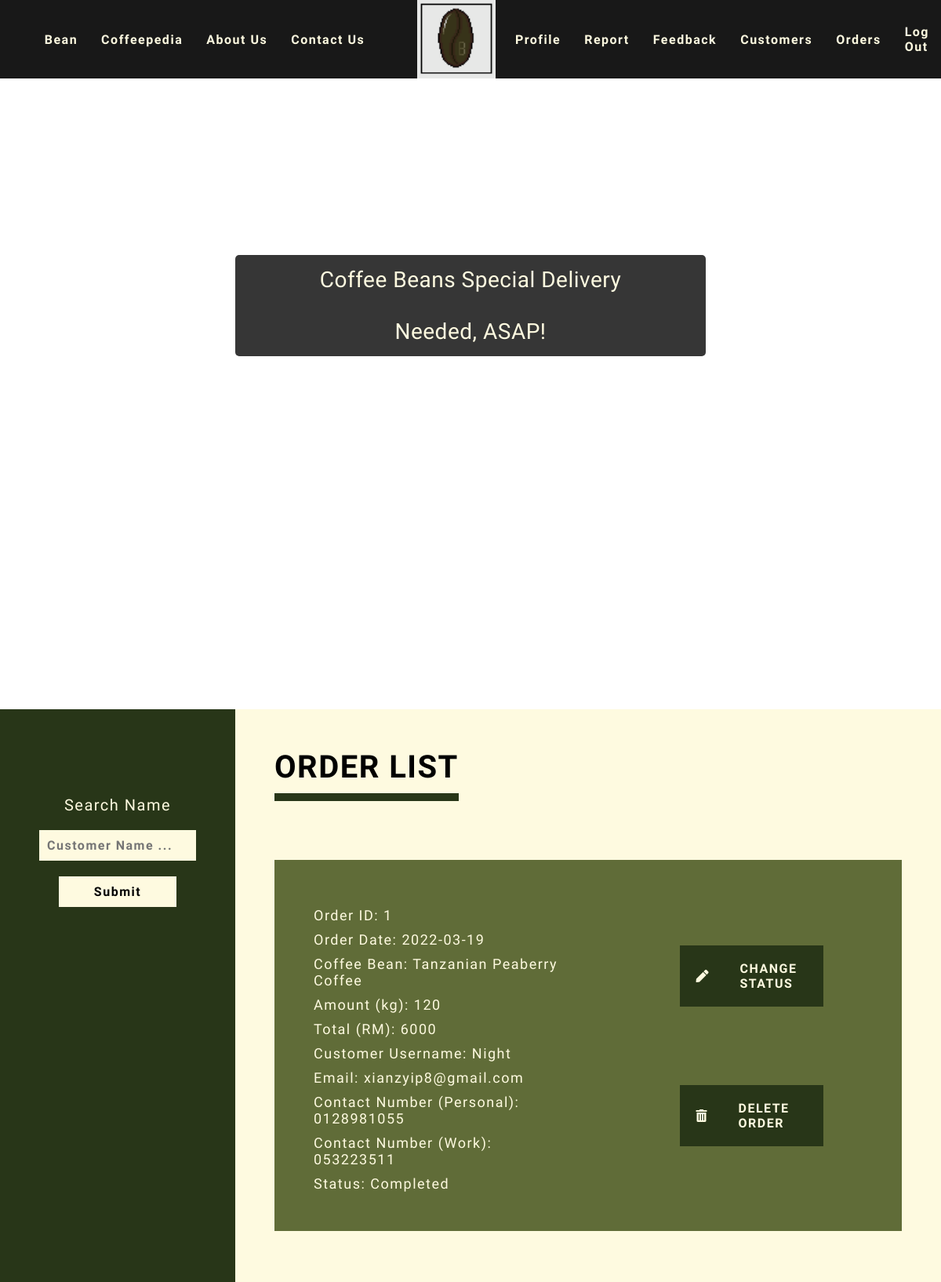
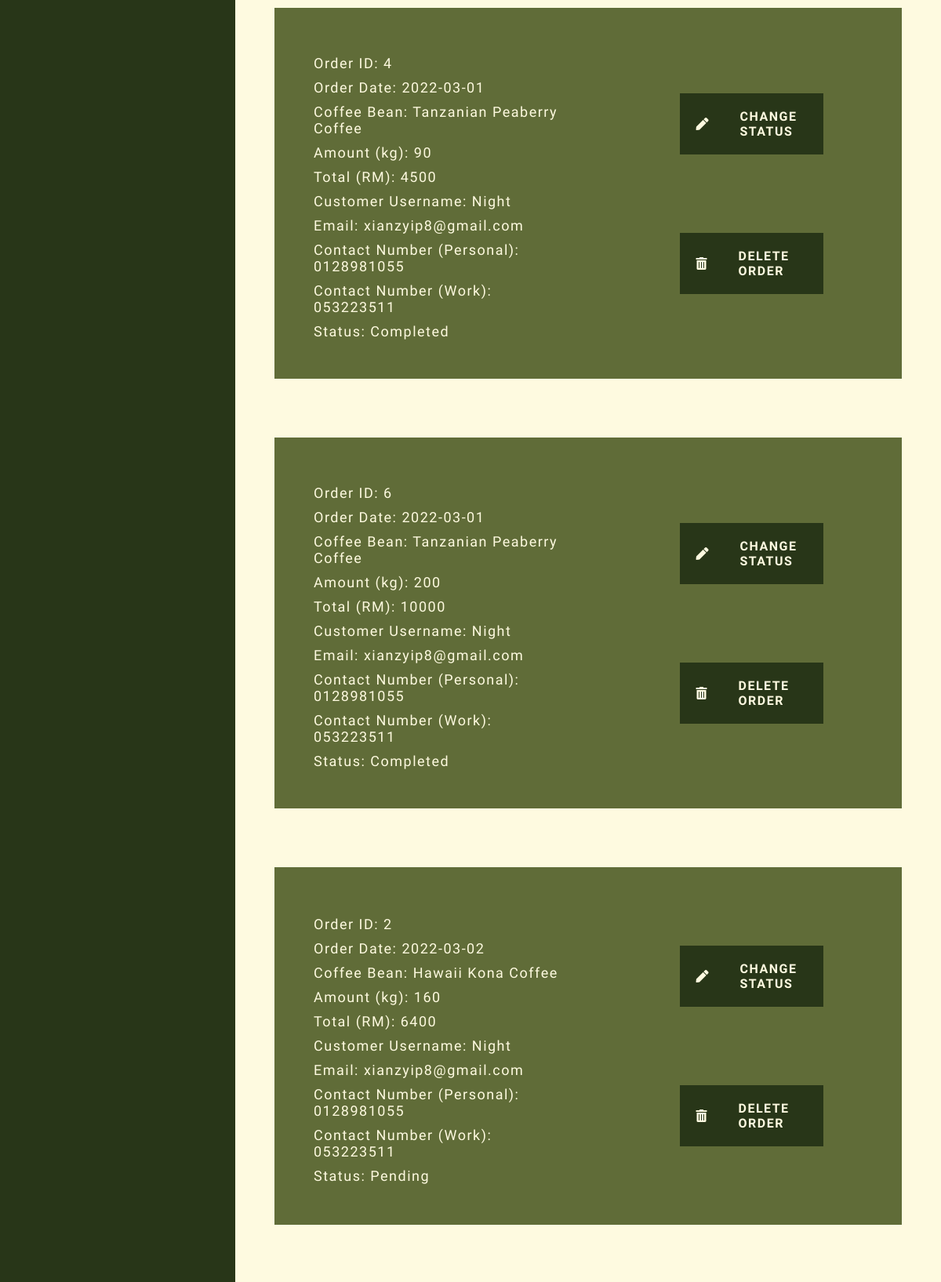
Page /php/checkorder.php (upper part) on the committed database (2 pictures, top to bottom).
### tables this page shows
CREATE TABLE IF NOT EXISTS `customer_order` (
  `Order_ID` int(255) NOT NULL AUTO_INCREMENT,
  `Customer_ID` int(255) NOT NULL,
  `Bean_ID` int(255) NOT NULL,
  `Coffee_Bean` text NOT NULL,
  `Amount` int(255) NOT NULL,
  `Price_Per_kg` int(255) NOT NULL,
  `Total` int(255) NOT NULL,
  `Status` text NOT NULL,
  `Order_Date` varchar(255) NOT NULL,
  `Subscription_When_Order` text,
  PRIMARY KEY (`Order_ID`),
  KEY `Customer_ID` (`Customer_ID`),
  KEY `Bean_ID` (`Bean_ID`)
);

CREATE TABLE IF NOT EXISTS `customer` (
  `Customer_ID` int(255) NOT NULL AUTO_INCREMENT,
  `Username` varchar(255) NOT NULL,
  `Email` varchar(255) NOT NULL,
  `Password` varchar(255) NOT NULL,
  `Company_Contact` varchar(255) NOT NULL,
  `Personal_Contact` varchar(255) NOT NULL,
  `Subscription` text,
  PRIMARY KEY (`Customer_ID`)
);

### php/checkorder.php (the view, shortened to what this page needs)
<!DOCTYPE html>
<html>
    <head>
        <link rel = "stylesheet" href = "../css/checkorder.css">
        <link rel = "stylesheet" href = "https://use.fontawesome.com/releases/v5.15.4/css/all.css">
        <link rel = "stylesheet" href = "https://use.fontawesome.com/releases/v5.15.4/css/v4-shims.css">
    </head>
    <body>
        <div class="nav-bar">
            <div class="nav-bar-left">
                <h3><a href="bean.html">Bean</a></h3>
                <h3><a href="coffeepedia_c.html">Coffeepedia</a></h3>
                <h3><a href="aboutus.html">About Us</a></h3>
                <h3><a href="contactus.html">Contact Us</a></h3>
            </div>
            <div class="nav-bar-logo">
                <a href="home.html"><img src="../img/BeanBrosLogo1.png"></a>
            </div>
            <div class="nav-bar-right">
                <h3><a href="adminprofile.html">Profile</a></h3>
                <h3><a href="monthlyreport.html">Report</a></h3>
                <h3><a href="checkfeedback.html">Feedback</a></h3>
                <h3><a href="checkcustomer.html">Customers</a></h3>
                <h3><a href="checkorder.html">Orders</a></h3>
                <h3>Log Out</h3>
            </div>
        </div>
        <div class="admin-order-list-page">
            <div class="admin-order-list-parallax-group">
                <div class="admin-order-list-parallax-back">
                    <div class="aolb-image-container">
                    </div>
                </div>
                <div class="admin-order-list-parallax-base">
                    <div class="quote-container">
                        <p>Coffee Beans Special Delivery<br><br>Needed, ASAP!</p>
                    </div>
                    <div class="admin-order-list-container">
                        <div class="admin-order-list-right">
                            <form method="POST">
                                <label>Search Name</label>
                                <input type="text" placeholder="Customer Name ..." name="searchName">
                                <input type="submit" name="search">
                            </form>
                            <?php
                                include("conn.php");
                                $searchName = "";
                                $searchResult = mysqli_query($con, "SELECT * FROM customer c, coffee_bean b, customer_order co
                                WHERE c.Username LIKE '%$searchName%' AND c.Customer_ID = co.Customer_ID AND b.Bean_ID = co.Bean_ID
                                ORDER BY co.Status = 'Pending';");
                            ?>
                        </div>
                        <div class="admin-order-list-left">
                            <div class="admin-order-list-title">
                                <h2>Order List</h2>
                            </div>
                            <div class="all-admin-order-list-container">
                                <?php
                                    while($row = mysqli_fetch_assoc($searchResult))
                                    {
                                        $displayOrder = '
                                        <div class="order-list">
                                            <div class="order-information">
                                                <p>Order ID: '.$row["Order_ID"].'</p>
                                                <p>Order Date: '.$row["Order_Date"].'</p>
                                                <p>Coffee Bean: '.$row["Coffee_Bean"].'</p>
                                                <p>Amount (kg): '.$row["Amount"].'</p>
                                                <p>Total (RM): '.$row["Total"].'</p>
                                                <p>Customer Username: '.$row["Username"].'</p>
                                                <p>Email: '.$row["Email"].'</p>
                                                <p>Contact Number (Personal): '.$row["Personal_Contact"].'</p>
                                                <p>Contact Number (Work): '.$row["Company_Contact"].'</p>
                                                <p>Status: '.$row["Status"].'</p>
                                            </div>
                                            <div class="order-function">
                                                <div class="change-container">
                                                    <i class="fas fa-pen"></i>
                                                    <a href=\'changestatus.php?Order_ID='.$row['Order_ID'].'\' onclick="return confirm(\'Change '.$row['Username'].' order status to Completed? Make sure '.$row['Username'].' has made his/her payment. This CANNOT be undone!\');"><h4>Change Status</h4></a>
                                                </div>
                                                <div class="delete-container">
                                                    <i class="fas fa-trash-alt"></i>
                                                    <a href=\'deleteorder.php?Order_ID='.$row['Order_ID'].'\' onclick="return confirm(\'Delete '.$row['Username'].' order? This CANNOT be undone!\');"><h4>Delete Order</h4></a>
                                                </div>
                                            </div>
                                        </div>
                                        ';
                                        echo $displayOrder;
                                    }
                                ?>
                            </div>
                        </div>
                    </div>
                </div>
            </div>
        </div>
    </body>
</html>

### rows in the picture
customer_order: Order_ID "1", Order_Date "2022-03-19", Coffee_Bean "Tanzanian Peaberry Coffee", Amount "120", Total "6000", Customer_ID.Username "Night", Customer_ID.Email "xianzyip8@gmail.com", Customer_ID.Personal_Contact "0128981055", Customer_ID.Company_Contact "053223511", Status "Completed"
customer_order: Order_ID "4", Order_Date "2022-03-01", Coffee_Bean "Tanzanian Peaberry Coffee", Amount "90", Total "4500", Customer_ID.Username "Night", Customer_ID.Email "xianzyip8@gmail.com", Customer_ID.Personal_Contact "0128981055", Customer_ID.Company_Contact "053223511", Status "Completed"
customer_order: Order_ID "6", Order_Date "2022-03-01", Coffee_Bean "Tanzanian Peaberry Coffee", Amount "200", Total "10000", Customer_ID.Username "Night", Customer_ID.Email "xianzyip8@gmail.com", Customer_ID.Personal_Contact "0128981055", Customer_ID.Company_Contact "053223511", Status "Completed"
customer_order: Order_ID "2", Order_Date "2022-03-02", Coffee_Bean "Hawaii Kona Coffee", Amount "160", Total "6400", Customer_ID.Username "Night", Customer_ID.Email "xianzyip8@gmail.com", Customer_ID.Personal_Contact "0128981055", Customer_ID.Company_Contact "053223511", Status "Pending"
